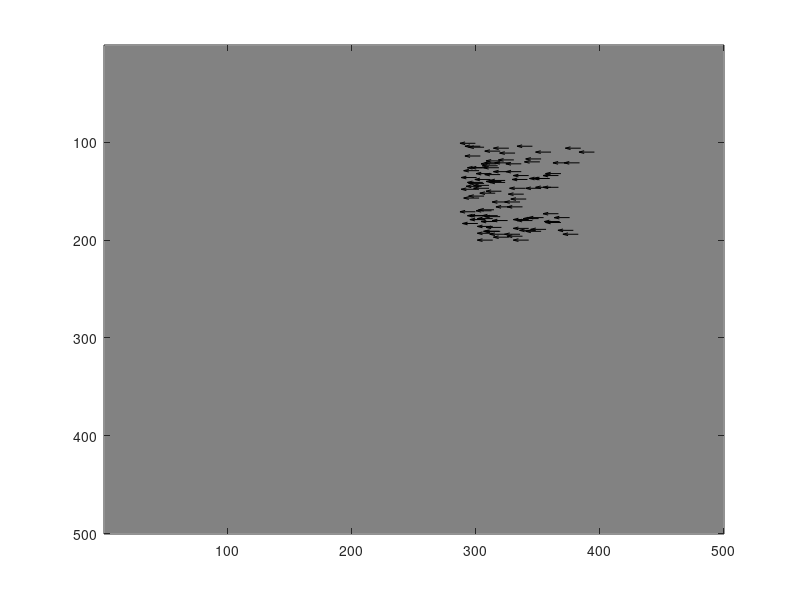

Write MATLAB code to recreate this figure.
function [dotsPosition,motionVectors] = generateStimulus()

ScreenSize      = [500,500];    % pixels    
dotSize         = [1];          % pixels
dotDensity      = [0.01];       % number of dots per pixel^2
speed           = [100];          % pixel/sec
direction       = [pi];          % radian
apertureDiam    = [100];
apertureLoc     = [350,150];
coherence       = [1];          % portion of dots moving together
lifeTime        = [500];        % ms
duration        = [500];        % ms
framerate        = 60;

numDots = floor(apertureDiam * apertureDiam * dotDensity); % assuming that the aperture is square

dotsInitialPosition = [randperm(apertureDiam,numDots) + apertureLoc(1) - apertureDiam/2;randperm(apertureDiam,numDots)+ apertureLoc(2) - apertureDiam/2];
initialLife = rand(1,numDots) * lifeTime;
initialMotionVector = repmat([speed;direction],1,numDots);
numFramesNeeded = floor(duration * framerate / 1000);

for framecount = 1:numFramesNeeded
    
    % move the dots 
    if framecount == 1
        dotsPosition = dotsInitialPosition;
        dotsLife = initialLife;
        motionVectors = initialMotionVector;
    else
        dotsPosition(1,:,framecount) = floor(dotsPosition(1,:,framecount-1) + (1/framerate) * speed * cos(direction));
        dotsPosition(2,:,framecount) = floor(dotsPosition(2,:,framecount-1) + (1/framerate) * speed * sin(direction));
        dotsLife = dotsLife + (1/framerate) * 1000;
        motionVectors(:,:,framecount) = repmat([speed;direction],1,numDots);
    end
    
    % relocate the dead dots
    deadDotsIdx = dotsLife > lifeTime;
    numDeadDots = sum(deadDotsIdx);
    dotsPosition(:,deadDotsIdx,framecount) = [randperm(apertureDiam,numDeadDots) + apertureLoc(1) - apertureDiam/2;randperm(apertureDiam,numDeadDots)+ apertureLoc(2) - apertureDiam/2];
    dotsLife(deadDotsIdx) = 0;
    
    % set the motion vector for deadDots to zero
    if numDeadDots > 0
        motionVectors(:,deadDotsIdx,framecount) = repmat([0;direction],1,numDeadDots);
    end
    
    % replace the dots at the aperture border
    currentDotsPosition = squeeze(dotsPosition(:,:,end));
    upborderDotsIdx = currentDotsPosition(2,:) > (apertureLoc(2) + apertureDiam/2);
    lowborderDotsIdx = currentDotsPosition(2,:) < (apertureLoc(2) - apertureDiam/2);
    rightborderDotsIdx = currentDotsPosition(1,:) > (apertureLoc(1) + apertureDiam/2);
    leftborderDotsIdx = currentDotsPosition(1,:) < (apertureLoc(1) - apertureDiam/2);
    
    borderDotsIdx = upborderDotsIdx | lowborderDotsIdx | rightborderDotsIdx | leftborderDotsIdx;
    numBorderDots = sum(borderDotsIdx);
    dotsPosition(:,borderDotsIdx,framecount) = [randperm(apertureDiam,numBorderDots) + apertureLoc(1) - apertureDiam/2;randperm(apertureDiam,numBorderDots)+ apertureLoc(2) - apertureDiam/2];
    dotsLife(borderDotsIdx) = 0;
     
    
end

% show the simulated stimulus
% for i = 1:numFramesNeeded
% %     figure;
%     I = zeros(500,500);
%     idx = sub2ind(size(I), [squeeze(dotsPosition(1,:,i))], [squeeze(dotsPosition(2,:,i))]);
%     I(idx) = 1;
%     figure(1);imagesc(I);colormap(gray);pause(1/framerate)
% end

for i = 1:numFramesNeeded
    figure(1);imagesc(zeros(500,500));colormap(gray);hold on;
    figure(1);quiver(squeeze(dotsPosition(1,:,i)),squeeze(dotsPosition(2,:,i)),motionVectors(1,:,i) .* cos(motionVectors(2,:,i)),motionVectors(1,:,i) .* sin(motionVectors(2,:,i)),'Color','k');
    pause(1/framerate)
end


end